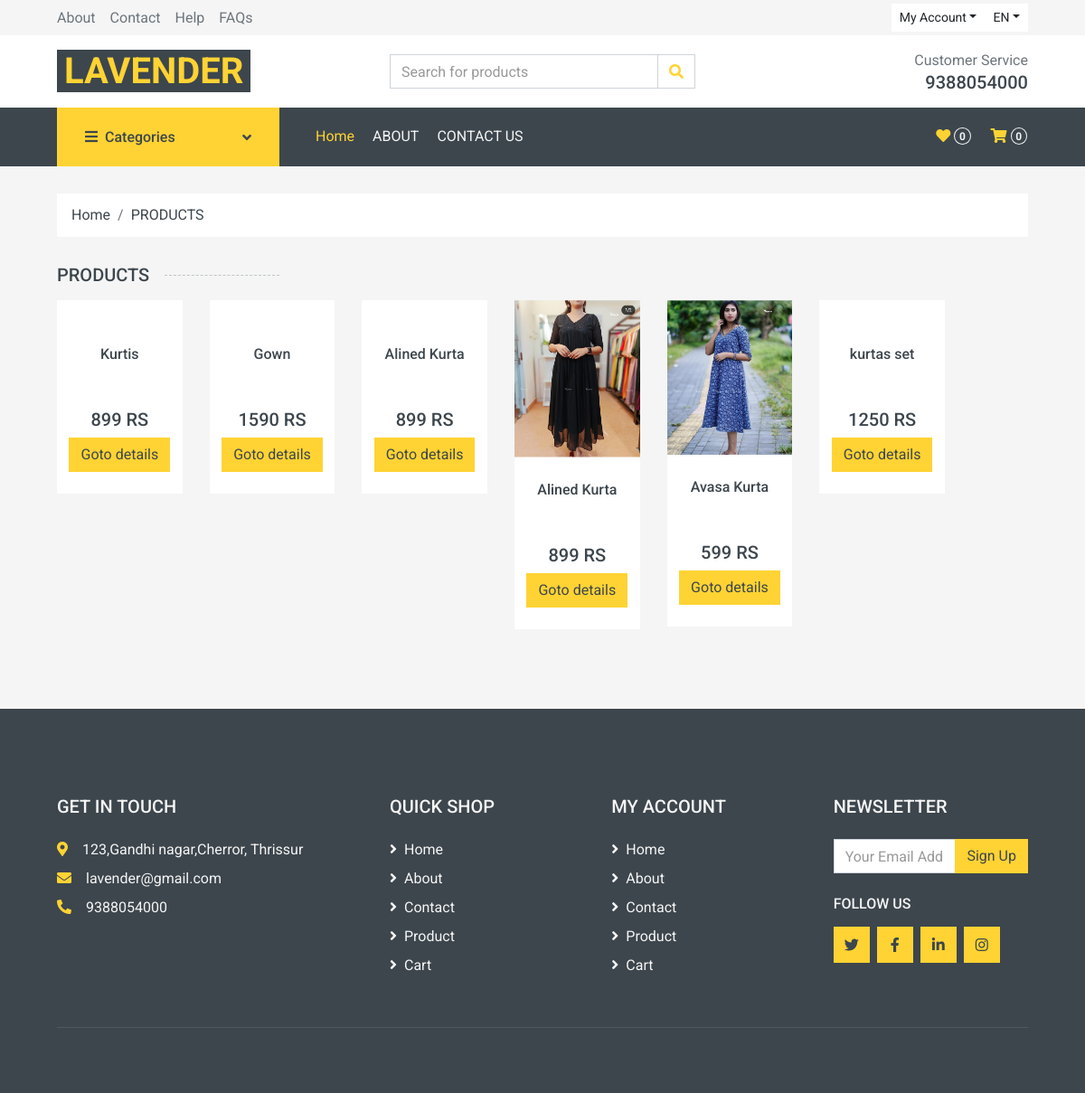
Screenshot of /catpage/Ethnic Wears with the database file from the repository.
### WomensAdmin/models.py (models this page shows)
class productdb(models.Model):
    Product = models.CharField(max_length=50,null=True,blank=True)
    Price = models.IntegerField(null=True,blank=True)
    Quantity = models.IntegerField(null=True,blank=True)
    PDescription = models.CharField(max_length=100,null=True,blank=True)
    PImage = models.ImageField(upload_to="profile",null=True,blank=True)
    Category = models.CharField(max_length=50,null=True,blank=True)

### WomenWeb/views.py (the view)
# urls.py: path('catpage/<itemCatg>', views.catpage, name='catpage'),
def catpage(request,itemCatg):
    data=categorydb.objects.all()
    print("===itemCatg===", itemCatg)
    catg=itemCatg.upper()
    products=productdb.objects.filter(Category=itemCatg)
    context={
        'products':products,
        'catg':catg,
        'data':data
    }
    return render(request,'categorydisplay.html',context)

### WomenWeb/templates/categorydisplay.html (shortened to what this page needs)
<!DOCTYPE html>
{% load static %}
<html lang="en">
<head>
    <link href="https://cdnjs.cloudflare.com/ajax/libs/font-awesome/5.10.0/css/all.min.css" rel="stylesheet">
    <link href="{% static 'lib/animate/animate.min.css' %}" rel="stylesheet">
    <link href="{% static 'lib/owlcarousel/assets/owl.carousel.min.css' %}" rel="stylesheet">
    <link href="{% static 'css/style.css' %}" rel="stylesheet">
</head>
<body>
    <div class="container-fluid">
        <div class="row bg-secondary py-1 px-xl-5">
            <div class="col-lg-6 d-none d-lg-block">
                <div class="d-inline-flex align-items-center h-100">
                    <a class="text-body mr-3" href="">About</a>
                    <a class="text-body mr-3" href="">Contact</a>
                    <a class="text-body mr-3" href="">Help</a>
                    <a class="text-body mr-3" href="">FAQs</a>
                </div>
            </div>
            <div class="col-lg-6 text-center text-lg-right">
                <div class="d-inline-flex align-items-center">
                    <div class="btn-group">
                        <button type="button" class="btn btn-sm btn-light dropdown-toggle" data-toggle="dropdown">My Account</button>
                    </div>
                    <div class="btn-group">
                        <button type="button" class="btn btn-sm btn-light dropdown-toggle" data-toggle="dropdown">EN</button>
                    </div>
                </div>
            </div>
        </div>
        <div class="row align-items-center bg-light py-3 px-xl-5 d-none d-lg-flex">
            <div class="col-lg-4">
                <a href="" class="text-decoration-none">
                     <span class="h1 text-uppercase text-primary bg-dark px-2">LAVENDER</span>
                </a>
            </div>
            <div class="col-lg-4 col-6 text-left">
                <form action="">
                    <div class="input-group">
                        <input type="text" class="form-control" placeholder="Search for products">
                        <div class="input-group-append">
                            <span class="input-group-text bg-transparent text-primary">
                                <i class="fa fa-search"></i>
                            </span>
                        </div>
                    </div>
                </form>
            </div>
            <div class="col-lg-4 col-6 text-right">
                <p class="m-0">Customer Service</p>
                <h5 class="m-0">9388054000</h5>
            </div>
        </div>
    </div>
    <div class="container-fluid bg-dark mb-30">
        <div class="row px-xl-5">
            <div class="col-lg-3 d-none d-lg-block">
                <a class="btn d-flex align-items-center justify-content-between bg-primary w-100" data-toggle="collapse" href="#navbar-vertical" style="height: 65px; padding: 0 30px;">
                    <h6 class="text-dark m-0"><i class="fa fa-bars mr-2"></i>Categories</h6>
                    <i class="fa fa-angle-down text-dark"></i>
                </a>
            </div>
            <div class="col-lg-9">
                <nav class="navbar navbar-expand-lg bg-dark navbar-dark py-3 py-lg-0 px-0">
                    <div class="collapse navbar-collapse justify-content-between" id="navbarCollapse">
                        <div class="navbar-nav mr-auto py-0">
                             <a href="{% url 'mainpage' %}" class="nav-item nav-link active">Home</a>
                            <a href="{% url 'Aboutpage' %}" class="nav-item nav-link">ABOUT</a>
                            <a href="{% url 'Contactpage' %}" class="nav-item nav-link">CONTACT US</a>
                        </div>
                        <div class="navbar-nav ml-auto py-0 d-none d-lg-block">
                            <a href="" class="btn px-0">
                                <i class="fas fa-heart text-primary"></i>
                                <span class="badge text-secondary border border-secondary rounded-circle" style="padding-bottom: 2px;">0</span>
                            </a>
                            <a href="" class="btn px-0 ml-3">
                                <i class="fas fa-shopping-cart text-primary"></i>
                                <span class="badge text-secondary border border-secondary rounded-circle" style="padding-bottom: 2px;">0</span>
                            </a>
                        </div>
                    </div>
                </nav>
            </div>
        </div>
    </div>
    <div class="container-fluid">
        <div class="row px-xl-5">
            <div class="col-12">
                <nav class="breadcrumb bg-light mb-30">
                    <a class="breadcrumb-item text-dark" href="{% url 'mainpage' %}">Home</a>
                    <a class="breadcrumb-item text-dark" href="#">PRODUCTS</a>
                </nav>
            </div>
        </div>
    </div>
    <div class="container-fluid">
        <div class="row px-xl-5">
            <div class="col-lg-3 col-md-4">
                <h5 class="section-title position-relative text-uppercase mb-3"><span class="bg-secondary pr-3">Products</span></h5>
            </div>
            <div class="col-lg-11 col-md-10">
                <div class="row pb-2">
                     {% for product in products %}
                    <div class="col-lg-2 col-md4 col-sm-4 pb-2">
                        <div class="product-item bg-light mb-4">
                            <div class="product-img position-relative overflow-hidden">
                                <img class="img-fluid w-100" src="{{product.PImage.url}}" alt="" >
                            </div>
                            <div class="text-center py-4">
                                <a class="h6 text-decoration-none text-truncate" href="">{{product.Product}}</a>
                                <div class="d-flex align-items-center justify-content-center mt-5">
                                    <h5>{{product.Price}} RS</h5>
                                </div>
                                <form method="post" action="{% url 'productdetails' dataid=product.id %}" enctype="multipart/form-data">
                                <button class="btn btn-primary">Goto details</button>
                            </form>
                            </div>
                        </div>
                    </div>
                     {% endfor %}
                </div>
            </div>
        </div>
    </div>
    <div class="container-fluid bg-dark text-secondary mt-5 pt-5">
        <div class="row px-xl-5 pt-5">
            <div class="col-lg-4 col-md-12 mb-5 pr-3 pr-xl-5">
               <h5 class="text-secondary text-uppercase mb-4">Get In Touch</h5>
                <p class="mb-2"><i class="fa fa-map-marker-alt text-primary mr-3"></i>123,Gandhi nagar,Cherror, Thrissur</p>
                <p class="mb-2"><i class="fa fa-envelope text-primary mr-3"></i>lavender@gmail.com</p>
                <p class="mb-0"><i class="fa fa-phone-alt text-primary mr-3"></i>9388054000</p>
            </div>
            <div class="col-lg-8 col-md-12">
                <div class="row">
                    <div class="col-md-4 mb-5">
                        <h5 class="text-secondary text-uppercase mb-4">Quick Shop</h5>
                        <div class="d-flex flex-column justify-content-start">
                            <a class="text-secondary mb-2" href="#"><i class="fa fa-angle-right mr-2"></i>Home</a>
                            <a class="text-secondary mb-2" href="#"><i class="fa fa-angle-right mr-2"></i>About</a>
                            <a class="text-secondary mb-2" href="#"><i class="fa fa-angle-right mr-2"></i>Contact</a>
                            <a class="text-secondary mb-2" href="#"><i class="fa fa-angle-right mr-2"></i>Product</a>
                            <a class="text-secondary mb-2" href="#"><i class="fa fa-angle-right mr-2"></i>Cart</a>
                        </div>
                    </div>
                    <div class="col-md-4 mb-5">
                        <h5 class="text-secondary text-uppercase mb-4">My Account</h5>
                        <div class="d-flex flex-column justify-content-start">
                            <a class="text-secondary mb-2" href="#"><i class="fa fa-angle-right mr-2"></i>Home</a>
                            <a class="text-secondary mb-2" href="#"><i class="fa fa-angle-right mr-2"></i>About</a>
                            <a class="text-secondary mb-2" href="#"><i class="fa fa-angle-right mr-2"></i>Contact</a>
                            <a class="text-secondary mb-2" href="#"><i class="fa fa-angle-right mr-2"></i>Product</a>
                            <a class="text-secondary mb-2" href="#"><i class="fa fa-angle-right mr-2"></i>Cart</a>
                        </div>
                    </div>
                    <div class="col-md-4 mb-5">
                        <h5 class="text-secondary text-uppercase mb-4">Newsletter</h5>
                        <form action="">
                            <div class="input-group">
                                <input type="text" class="form-control" placeholder="Your Email Address">
                                <div class="input-group-append">
                                    <button class="btn btn-primary">Sign Up</button>
                                </div>
                            </div>
                        </form>
                        <h6 class="text-secondary text-uppercase mt-4 mb-3">Follow Us</h6>
                        <div class="d-flex">
                            <a class="btn btn-primary btn-square mr-2" href="#"><i class="fab fa-twitter"></i></a>
                            <a class="btn btn-primary btn-square mr-2" href="#"><i class="fab fa-facebook-f"></i></a>
                            <a class="btn btn-primary btn-square mr-2" href="#"><i class="fab fa-linkedin-in"></i></a>
                            <a class="btn btn-primary btn-square" href="#"><i class="fab fa-instagram"></i></a>
                        </div>
                    </div>
                </div>
            </div>
        </div>
        <div class="row border-top mx-xl-5 py-4" style="border-color: rgba(256, 256, 256, .1) !important;">
            <div class="col-md-6 px-xl-0 text-center text-md-right">
            </div>
        </div>
    </div>
</body>
</html>

### rows the page displays
productdb: Product "Kurtis", Price "899"
productdb: Product "Gown", Price "1590"
productdb: Product "Alined Kurta", Price "899"
productdb: PImage (picture), Product "Alined Kurta", Price "899"
productdb: PImage (picture), Product "Avasa Kurta", Price "599"
productdb: Product "kurtas set", Price "1250"
